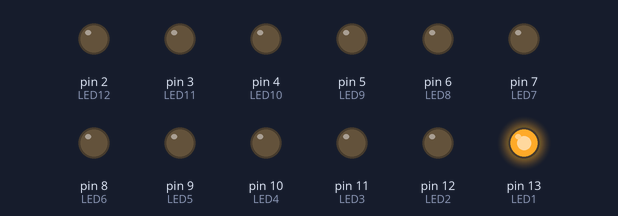
A sketch run on a simulated Arduino Uno, built with avr-gcc and run on an emulated ATmega328P. Parts: output pins drawn as LEDs (lit = HIGH).

Above: at 0.05 s.
At 3.5 s:
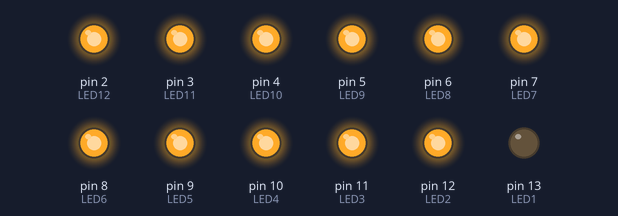
At 4.7 s:
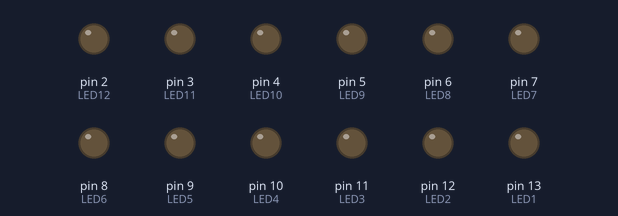
At 10.95 s:
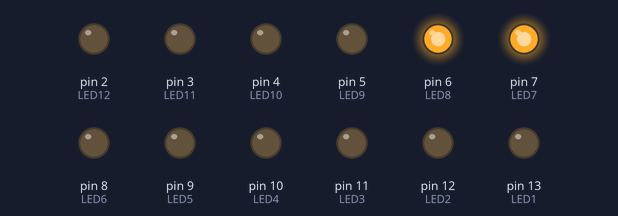
At 16.45 s:
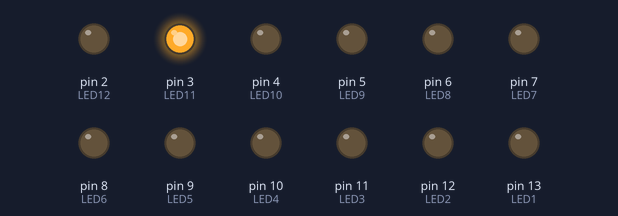
At 21.95 s:
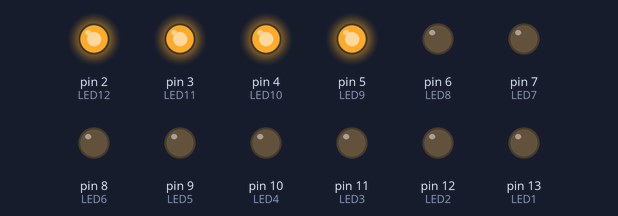
Timing chart, 0 to 22.2 s (numbered marks = the images above):
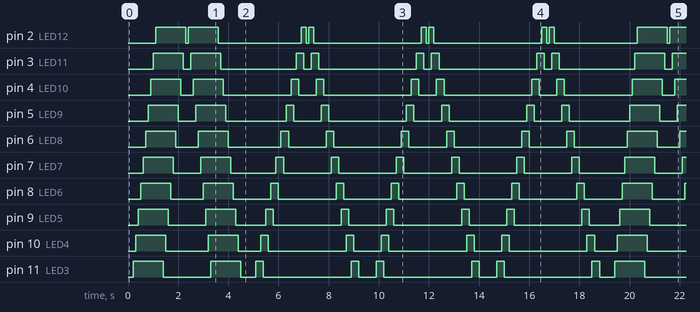

The sketch:

LedLight.ino
```cpp
/* A simple program to sequentially turn on and turn off 12 LEDs */

int LED1 = 13;
int LED2 = 12;
int LED3 = 11;
int LED4 = 10;
int LED5 = 9;
int LED6 = 8;
int LED7 = 7;
int LED8 = 6;
int LED9 = 5;
int LED10 = 4;
int LED11 = 3;
int LED12 = 2;


void setup() {
   pinMode(LED1, OUTPUT);
   pinMode(LED2, OUTPUT);
   pinMode(LED3, OUTPUT);
   pinMode(LED4, OUTPUT);
   pinMode(LED5, OUTPUT);
   pinMode(LED6, OUTPUT);
   pinMode(LED7, OUTPUT);
   pinMode(LED8, OUTPUT);
   pinMode(LED9, OUTPUT);
   pinMode(LED10, OUTPUT);
   pinMode(LED11, OUTPUT);
   pinMode(LED12, OUTPUT);
}


void loop() {
  // right to left
  digitalWrite(LED1, HIGH);    // turn on LED1
  delay(100);                  // wait for 200ms
  digitalWrite(LED2, HIGH);    // turn on LED2
  delay(100);                  // wait for 200ms
  digitalWrite(LED3, HIGH);    // turn on LED3
  delay(100);                  // wait for 200ms
  digitalWrite(LED4, HIGH);    // turn on LED4
  delay(100);                  // wait for 200ms
  digitalWrite(LED5, HIGH);    // turn on LED5
  delay(100);                  // wait for 200ms
  digitalWrite(LED6, HIGH);    // turn on LED6
  delay(100);                  // wait for 200ms
  digitalWrite(LED7, HIGH);    // turn on LED7
  delay(100);                  // wait for 200ms
  digitalWrite(LED8, HIGH);    // turn on LED8
  delay(100);                  // wait for 200ms
  digitalWrite(LED9, HIGH);    // turn on LED9
  delay(100);                  // wait for 200ms
  digitalWrite(LED10, HIGH);    // turn on LED10
  delay(100);                  // wait for 200ms
  digitalWrite(LED11, HIGH);    // turn on LED11
  delay(100);                  // wait for 200ms
  digitalWrite(LED12, HIGH);    // turn on LED12
  delay(100);                  // wait for 200ms
  digitalWrite(LED1, LOW);     // turn off LED1
  delay(100);                  // wait for 300ms
  digitalWrite(LED2, LOW);     // turn off LED2
  delay(100);                  // wait for 300ms
  digitalWrite(LED3, LOW);     // turn off LED3
  delay(100);                  // wait for 300ms
  digitalWrite(LED4, LOW);     // turn off LED4
  delay(100);                  // wait for 300ms
  digitalWrite(LED5, LOW);     // turn off LED5
  delay(100);                  // wait for 300ms
  digitalWrite(LED6, LOW);     // turn off LED6
  delay(100);                  // wait for 300ms
  digitalWrite(LED7, LOW);     // turn off LED7
  delay(100);                  // wait for 300ms
  digitalWrite(LED8, LOW);     // turn off LED8
  delay(100);                  // wait for 300ms
  digitalWrite(LED9, LOW);     // turn off LED9
  delay(100);                  // wait for 300ms
  digitalWrite(LED10, LOW);     // turn off LED10
  delay(100);                  // wait for 300ms
  digitalWrite(LED11, LOW);     // turn off LED11
  delay(100);                  // wait for 300ms
  digitalWrite(LED12, LOW);     // turn off LED8
  delay(100);                  // wait for 300ms before running program all over again

  // left to right                                                  `
  digitalWrite(LED12, HIGH);    // turn on LED1
  delay(100);                  // wait for 200ms
  digitalWrite(LED11, HIGH);    // turn on LED2
  delay(100);                  // wait for 200ms
  digitalWrite(LED10, HIGH);    // turn on LED3
  delay(100);                  // wait for 200ms
  digitalWrite(LED9, HIGH);    // turn on LED4
  delay(100);                  // wait for 200ms
  digitalWrite(LED8, HIGH);    // turn on LED5
  delay(100);                  // wait for 200ms
  digitalWrite(LED7, HIGH);    // turn on LED6
  delay(100);                  // wait for 200ms
  digitalWrite(LED6, HIGH);    // turn on LED7
  delay(100);                  // wait for 200ms
  digitalWrite(LED5, HIGH);    // turn on LED8
  delay(100);                  // wait for 200ms
  digitalWrite(LED4, HIGH);    // turn on LED9
  delay(100);                  // wait for 200ms
  digitalWrite(LED3, HIGH);    // turn on LED10
  delay(100);                  // wait for 200ms
  digitalWrite(LED2, HIGH);    // turn on LED11
  delay(100);                  // wait for 200ms
  digitalWrite(LED11, HIGH);    // turn on LED12
  delay(100);                  // wait for 200ms
  digitalWrite(LED12, LOW);     // turn off LED1
  delay(100);                  // wait for 300ms
  digitalWrite(LED11, LOW);     // turn off LED2
  delay(100);                  // wait for 300ms
  digitalWrite(LED10, LOW);     // turn off LED3
  delay(100);                  // wait for 300ms
  digitalWrite(LED9, LOW);     // turn off LED4
  delay(100);                  // wait for 300ms
  digitalWrite(LED8, LOW);     // turn off LED5
  delay(100);                  // wait for 300ms
  digitalWrite(LED7, LOW);     // turn off LED6
  delay(100);                  // wait for 300ms
  digitalWrite(LED6, LOW);     // turn off LED7
  delay(100);                  // wait for 300ms
  digitalWrite(LED5, LOW);     // turn off LED8
  delay(100);                  // wait for 300ms
  digitalWrite(LED4, LOW);     // turn off LED9
  delay(100);                  // wait for 300ms
  digitalWrite(LED3, LOW);     // turn off LED10
  delay(100);                  // wait for 300ms
  digitalWrite(LED2, LOW);     // turn off LED11
  delay(100);                  // wait for 300ms
  digitalWrite(LED1, LOW);     // turn off LED8
  delay(100);                  // wait for 300ms before running program all over again
// dan
    digitalWrite(LED1, HIGH);    // turn on LED1
  delay(100);                  // wait for 200ms
  digitalWrite(LED2, HIGH);    // turn on LED2
  delay(100);                  // wait for 200ms
  digitalWrite(LED1,LOW);    // turn on LED3
  delay(100);                  // wait for 200ms
  digitalWrite(LED3, HIGH);    // turn on LED4
  delay(100);                  // wait for 200ms
  digitalWrite(LED2, LOW);    // turn on LED5
  delay(100);                  // wait for 200ms
  digitalWrite(LED4, HIGH);    // turn on LED6
  delay(100);                  // wait for 200ms
  digitalWrite(LED3, LOW);    // turn on LED7
  delay(100);                  // wait for 200ms
  digitalWrite(LED5, HIGH);    // turn on LED8
  delay(100);                  // wait for 200ms
  digitalWrite(LED4, LOW);    // turn on LED9
  delay(100);                  // wait for 200ms
  digitalWrite(LED6, HIGH);    // turn on LED10
  delay(100);                  // wait for 200ms
  digitalWrite(LED5, LOW);    // turn on LED11
  delay(100);                  // wait for 200ms
  digitalWrite(LED7, HIGH);    // turn on LED12
  delay(100);                  // wait for 200ms
  digitalWrite(LED6,LOW );     // turn off LED1
  delay(100);                  // wait for 300ms
  digitalWrite(LED8, HIGH);     // turn off LED2
  delay(100);                  // wait for 300ms
  digitalWrite(LED7, LOW);     // turn off LED3
  delay(100);                  // wait for 300ms
  digitalWrite(LED9, HIGH);     // turn off LED4
  delay(100);                  // wait for 300ms
  digitalWrite(LED8, LOW);     // turn off LED5
  delay(100);                  // wait for 300ms
  digitalWrite(LED10, HIGH);     // turn off LED6
  delay(100);                  // wait for 300ms
  digitalWrite(LED9, LOW);     // turn off LED7
  delay(100);                  // wait for 300ms
  digitalWrite(LED11, HIGH);     // turn off LED8
  delay(100);                  // wait for 300ms
  digitalWrite(LED10, LOW);     // turn off LED9
  delay(100);                  // wait for 300ms
  digitalWrite(LED12, HIGH);     // turn off LED10
  delay(100);                  // wait for 300ms
  digitalWrite(LED11, LOW);     // turn off LED11
  delay(100);                  // wait for 300ms
  digitalWrite(LED12, LOW);     // turn off LED8
  delay(100);                  // wait for 300ms before running program all over again
// DAN
  digitalWrite(LED12, HIGH);    // turn on LED1
  delay(100);                  // wait for 200ms
  digitalWrite(LED11, HIGH);    // turn on LED2
  delay(100);                  // wait for 200ms
  digitalWrite(LED12,LOW);    // turn on LED3
  delay(100);                  // wait for 200ms
  digitalWrite(LED10, HIGH);    // turn on LED4
  delay(100);                  // wait for 200ms
  digitalWrite(LED11, LOW);    // turn on LED5
  delay(100);                  // wait for 200ms
  digitalWrite(LED9, HIGH);    // turn on LED6
  delay(100);                  // wait for 200ms
  digitalWrite(LED10, LOW);    // turn on LED7
  delay(100);                  // wait for 200ms
  digitalWrite(LED8, HIGH);    // turn on LED8
  delay(100);                  // wait for 200ms
  digitalWrite(LED9, LOW);    // turn on LED9
  delay(100);                  // wait for 200ms
  digitalWrite(LED7, HIGH);    // turn on LED10
  delay(100);                  // wait for 200ms
  digitalWrite(LED8, LOW);    // turn on LED11
  delay(100);                  // wait for 200ms
  digitalWrite(LED6, HIGH);    // turn on LED12
  delay(100);                  // wait for 200ms
  digitalWrite(LED7,LOW );     // turn off LED1
  delay(100);                  // wait for 300ms
  digitalWrite(LED5, HIGH);     // turn off LED2
  delay(100);                  // wait for 300ms
  digitalWrite(LED6, LOW);     // turn off LED3
  delay(100);                  // wait for 300ms
  digitalWrite(LED4, HIGH);     // turn off LED4
  delay(100);                  // wait for 300ms
  digitalWrite(LED5, LOW);     // turn off LED5
  delay(100);                  // wait for 300ms
  digitalWrite(LED3, HIGH);     // turn off LED6
  delay(100);                  // wait for 300ms
  digitalWrite(LED4, LOW);     // turn off LED7
  delay(100);                  // wait for 300ms
  digitalWrite(LED2, HIGH);     // turn off LED8
  delay(100);                  // wait for 300ms
  digitalWrite(LED3, LOW);     // turn off LED9
  delay(100);                  // wait for 300ms
  digitalWrite(LED1, HIGH);     // turn off LED10
  delay(100);                  // wait for 300ms
  digitalWrite(LED2, LOW);     // turn off LED11
  delay(100);                  // wait for 300ms
  digitalWrite(LED1, LOW);     // turn off LED8
  delay(100);                  // wait for 300ms before running program all over again
  // DAN
    digitalWrite(LED1, HIGH);    // turn on LED1
  delay(100);                  // wait for 200ms
  digitalWrite(LED2, HIGH);    // turn on LED2
  delay(100);                  // wait for 200ms
  digitalWrite(LED1,LOW);    // turn on LED3
  delay(100);                  // wait for 200ms
  digitalWrite(LED3, HIGH);    // turn on LED4
  delay(100);                  // wait for 200ms
  digitalWrite(LED2, LOW);    // turn on LED5
  delay(100);                  // wait for 200ms
  digitalWrite(LED4, HIGH);    // turn on LED6
  delay(100);                  // wait for 200ms
  digitalWrite(LED3, LOW);    // turn on LED7
  delay(100);                  // wait for 200ms
  digitalWrite(LED5, HIGH);    // turn on LED8
  delay(100);                  // wait for 200ms
  digitalWrite(LED4, LOW);    // turn on LED9
  delay(100);                  // wait for 200ms
  digitalWrite(LED6, HIGH);    // turn on LED10
  delay(100);                  // wait for 200ms
  digitalWrite(LED5, LOW);    // turn on LED11
  delay(100);                  // wait for 200ms
  digitalWrite(LED7, HIGH);    // turn on LED12
  delay(100);                  // wait for 200ms
  digitalWrite(LED6,LOW );     // turn off LED1
  delay(100);                  // wait for 300ms
  digitalWrite(LED8, HIGH);     // turn off LED2
  delay(100);                  // wait for 300ms
  digitalWrite(LED7, LOW);     // turn off LED3
  delay(100);                  // wait for 300ms
  digitalWrite(LED9, HIGH);     // turn off LED4
  delay(100);                  // wait for 300ms
  digitalWrite(LED8, LOW);     // turn off LED5
  delay(100);                  // wait for 300ms
  digitalWrite(LED10, HIGH);     // turn off LED6
  delay(100);                  // wait for 300ms
  digitalWrite(LED9, LOW);     // turn off LED7
  delay(100);                  // wait for 300ms
  digitalWrite(LED11, HIGH);     // turn off LED8
  delay(100);                  // wait for 300ms
  digitalWrite(LED10, LOW);     // turn off LED9
  delay(100);                  // wait for 300ms
  digitalWrite(LED12, HIGH);     // turn off LED10
  delay(100);                  // wait for 300ms
  digitalWrite(LED11, LOW);     // turn off LED11
  delay(100);                  // wait for 300ms
  digitalWrite(LED12, LOW);     // turn off LED8
  delay(100);                  // wait for 300ms before running program all over again
  //DAN
  digitalWrite(LED12, HIGH);    // turn on LED1
  delay(100);                  // wait for 200ms
  digitalWrite(LED11, HIGH);    // turn on LED2
  delay(100);                  // wait for 200ms
  digitalWrite(LED12,LOW);    // turn on LED3
  delay(100);                  // wait for 200ms
  digitalWrite(LED10, HIGH);    // turn on LED4
  delay(100);                  // wait for 200ms
  digitalWrite(LED11, LOW);    // turn on LED5
  delay(100);                  // wait for 200ms
  digitalWrite(LED9, HIGH);    // turn on LED6
  delay(100);                  // wait for 200ms
  digitalWrite(LED10, LOW);    // turn on LED7
  delay(100);                  // wait for 200ms
  digitalWrite(LED8, HIGH);    // turn on LED8
  delay(100);                  // wait for 200ms
  digitalWrite(LED9, LOW);    // turn on LED9
  delay(100);                  // wait for 200ms
  digitalWrite(LED7, HIGH);    // turn on LED10
  delay(100);                  // wait for 200ms
  digitalWrite(LED8, LOW);    // turn on LED11
  delay(100);                  // wait for 200ms
  digitalWrite(LED6, HIGH);    // turn on LED12
  delay(100);                  // wait for 200ms
  digitalWrite(LED7,LOW );     // turn off LED1
  delay(100);                  // wait for 300ms
  digitalWrite(LED5, HIGH);     // turn off LED2
  delay(100);                  // wait for 300ms
  digitalWrite(LED6, LOW);     // turn off LED3
  delay(100);                  // wait for 300ms
  digitalWrite(LED4, HIGH);     // turn off LED4
  delay(100);                  // wait for 300ms
  digitalWrite(LED5, LOW);     // turn off LED5
  delay(100);                  // wait for 300ms
  digitalWrite(LED3, HIGH);     // turn off LED6
  delay(100);                  // wait for 300ms
  digitalWrite(LED4, LOW);     // turn off LED7
  delay(100);                  // wait for 300ms
  digitalWrite(LED2, HIGH);     // turn off LED8
  delay(100);                  // wait for 300ms
  digitalWrite(LED3, LOW);     // turn off LED9
  delay(100);                  // wait for 300ms
  digitalWrite(LED1, HIGH);     // turn off LED10
  delay(100);                  // wait for 300ms
  digitalWrite(LED2, LOW);     // turn off LED11
  delay(100);                  // wait for 300ms
  digitalWrite(LED1, LOW);     // turn off LED8
  delay(100);                  // wait for 300ms before running program all over again
  //DAN

    digitalWrite(LED1, HIGH);    // turn on LED1
  delay(100);                  // wait for 200ms
  digitalWrite(LED2, HIGH);    // turn on LED2
  delay(100);                  // wait for 200ms
  digitalWrite(LED1,LOW);    // turn on LED3
  delay(100);                  // wait for 200ms
  digitalWrite(LED3, HIGH);    // turn on LED4
  delay(100);                  // wait for 200ms
  digitalWrite(LED2, LOW);    // turn on LED5
  delay(100);                  // wait for 200ms
  digitalWrite(LED4, HIGH);    // turn on LED6
  delay(100);                  // wait for 200ms
  digitalWrite(LED3, LOW);    // turn on LED7
  delay(100);                  // wait for 200ms
  digitalWrite(LED5, HIGH);    // turn on LED8
  delay(100);                  // wait for 200ms
  digitalWrite(LED4, LOW);    // turn on LED9
  delay(100);                  // wait for 200ms
  digitalWrite(LED6, HIGH);    // turn on LED10
  delay(100);                  // wait for 200ms
  digitalWrite(LED5, LOW);    // turn on LED11
  delay(100);                  // wait for 200ms
  digitalWrite(LED7, HIGH);    // turn on LED12
  delay(100);                  // wait for 200ms
  digitalWrite(LED6,LOW );     // turn off LED1
  delay(100);                  // wait for 300ms
  digitalWrite(LED8, HIGH);     // turn off LED2
  delay(100);                  // wait for 300ms
  digitalWrite(LED7, LOW);     // turn off LED3
  delay(100);                  // wait for 300ms
  digitalWrite(LED9, HIGH);     // turn off LED4
  delay(100);                  // wait for 300ms
  digitalWrite(LED8, LOW);     // turn off LED5
  delay(100);                  // wait for 300ms
  digitalWrite(LED10, HIGH);     // turn off LED6
  delay(100);                  // wait for 300ms
  digitalWrite(LED9, LOW);     // turn off LED7
  delay(100);                  // wait for 300ms
  digitalWrite(LED11, HIGH);     // turn off LED8
  delay(100);                  // wait for 300ms
  digitalWrite(LED10, LOW);     // turn off LED9
  delay(100);                  // wait for 300ms
  digitalWrite(LED12, HIGH);     // turn off LED10
  delay(100);                  // wait for 300ms
  digitalWrite(LED11, LOW);     // turn off LED11
  delay(100);                  // wait for 300ms
  digitalWrite(LED12, LOW);     // turn off LED8
  delay(100);                  // wait for 300ms before running program all over again
// DAN
  digitalWrite(LED12, HIGH);    // turn on LED1
  delay(100);                  // wait for 200ms
  digitalWrite(LED11, HIGH);    // turn on LED2
  delay(100);                  // wait for 200ms
  digitalWrite(LED12,LOW);    // turn on LED3
  delay(100);                  // wait for 200ms
  digitalWrite(LED10, HIGH);    // turn on LED4
  delay(100);                  // wait for 200ms
  digitalWrite(LED11, LOW);    // turn on LED5
  delay(100);                  // wait for 200ms
  digitalWrite(LED9, HIGH);    // turn on LED6
  delay(100);                  // wait for 200ms
  digitalWrite(LED10, LOW);    // turn on LED7
  delay(100);                  // wait for 200ms
  digitalWrite(LED8, HIGH);    // turn on LED8
  delay(100);                  // wait for 200ms
  digitalWrite(LED9, LOW);    // turn on LED9
  delay(100);                  // wait for 200ms
  digitalWrite(LED7, HIGH);    // turn on LED10
  delay(100);                  // wait for 200ms
  digitalWrite(LED8, LOW);    // turn on LED11
  delay(100);                  // wait for 200ms
  digitalWrite(LED6, HIGH);    // turn on LED12
  delay(100);                  // wait for 200ms
  digitalWrite(LED7,LOW );     // turn off LED1
  delay(100);                  // wait for 300ms
  digitalWrite(LED5, HIGH);     // turn off LED2
  delay(100);                  // wait for 300ms
  digitalWrite(LED6, LOW);     // turn off LED3
  delay(100);                  // wait for 300ms
  digitalWrite(LED4, HIGH);     // turn off LED4
  delay(100);                  // wait for 300ms
  digitalWrite(LED5, LOW);     // turn off LED5
  delay(100);                  // wait for 300ms
  digitalWrite(LED3, HIGH);     // turn off LED6
  delay(100);                  // wait for 300ms
  digitalWrite(LED4, LOW);     // turn off LED7
  delay(100);                  // wait for 300ms
  digitalWrite(LED2, HIGH);     // turn off LED8
  delay(100);                  // wait for 300ms
  digitalWrite(LED3, LOW);     // turn off LED9
  delay(100);                  // wait for 300ms
  digitalWrite(LED1, HIGH);     // turn off LED10
  delay(100);                  // wait for 300ms
  digitalWrite(LED2, LOW);     // turn off LED11
  delay(100);                  // wait for 300ms
  digitalWrite(LED1, LOW);     // turn off LED8
  delay(100);                  // wait for 300ms before running program all over again
}
```

Measured:
- by itself, pin 2 (LED12): LOW → HIGH at 1.1 s, → LOW 1.2 s later, → HIGH 0.10 s later, → LOW 1.2 s later, … (33 changes in this stretch)
- by itself, pin 3 (LED11): LOW → HIGH at 1.0 s, → LOW 1.2 s later, → HIGH 0.30 s later, → LOW 1.2 s later, … (33 changes in this stretch)
- by itself, pin 4 (LED10): LOW → HIGH at 0.90 s, → LOW 1.2 s later, → HIGH 0.50 s later, → LOW 1.2 s later, … (33 changes in this stretch)
- by itself, pin 5 (LED9): LOW → HIGH at 0.80 s, → LOW 1.2 s later, → HIGH 0.70 s later, → LOW 1.2 s later, … (33 changes in this stretch)
- by itself, pin 6 (LED8): LOW → HIGH at 0.70 s, → LOW 1.2 s later, → HIGH 0.90 s later, → LOW 1.2 s later, … (33 changes in this stretch)
- by itself, pin 7 (LED7): LOW → HIGH at 0.60 s, → LOW 1.2 s later, → HIGH 1.1 s later, → LOW 1.2 s later, … (33 changes in this stretch)
- by itself, pin 8 (LED6): LOW → HIGH at 0.50 s, → LOW 1.2 s later, → HIGH 1.3 s later, → LOW 1.2 s later, … (33 changes in this stretch)
- by itself, pin 9 (LED5): LOW → HIGH at 0.40 s, → LOW 1.2 s later, → HIGH 1.5 s later, → LOW 1.2 s later, … (33 changes in this stretch)
